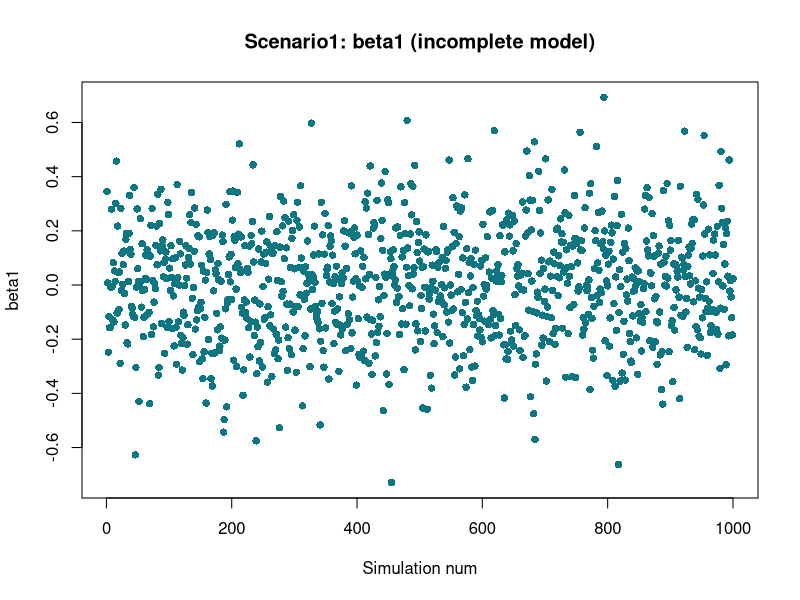
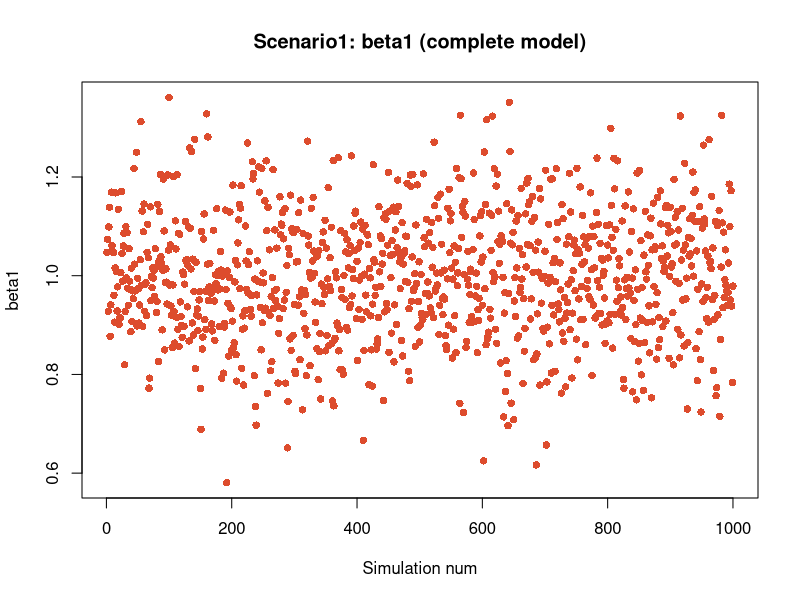
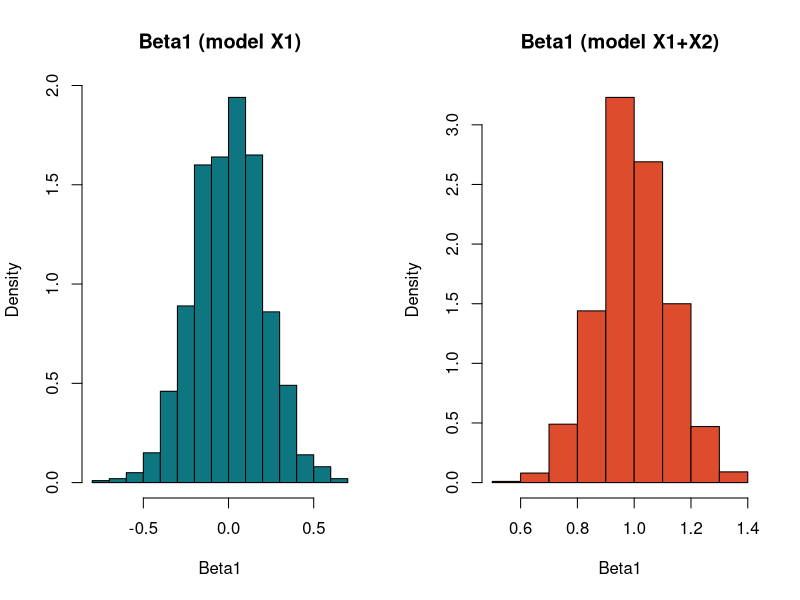
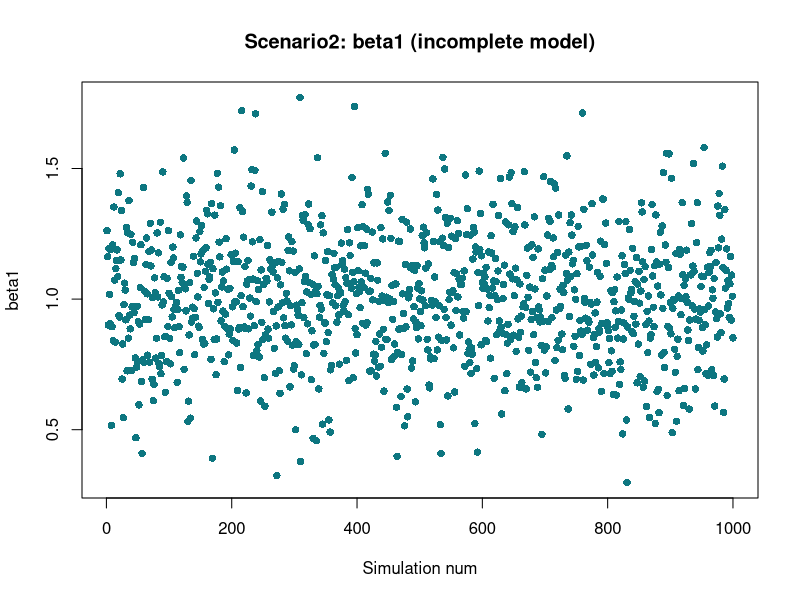
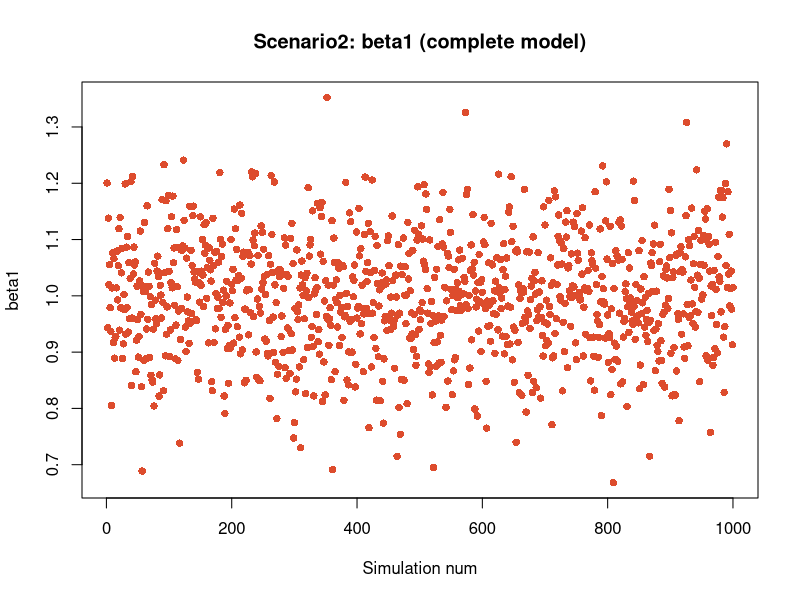
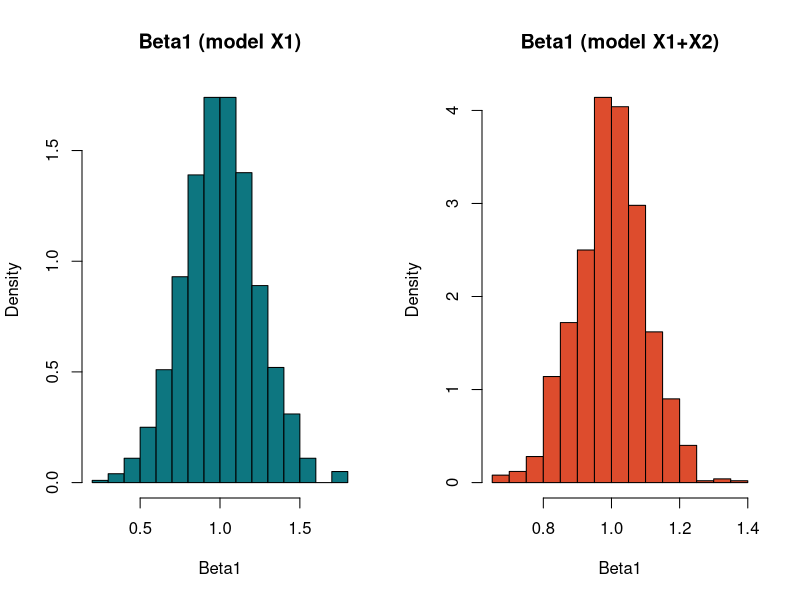

Source code (R) for these figures, in order:
library(MASS)

# Sigma for scenario 1
SCENARIO1_SIGMA <- matrix(c(1,0.5,0.5,1), 2,2);
# Sigma for scenario 2
SCENARIO2_SIGMA <- matrix(c(1,0,0,1),2,2);
# Mean for scenarios
MU_ZEROES <- matrix(c(0,0),2,1)
# Number of samples
n_samples <- 100
# coeffiecents for the linear model y = beta0 + beta1*X1 + beta2*X2 + epsilon
beta0 <- 1
beta1 <- 1
beta2 <- -2
# number of simulation
sim_num <- 1000
# Setting the seed for reproducibility
set.seed(99)

# Data Generating Process function
dgp <- function(n, sigma, beta_0, beta_1, beta_2){
  Z <- mvrnorm(n = n, MU_ZEROES, sigma)
  epsilon <-rnorm(n = n_samples, 0, 1)
  X1 <- Z[,1]
  X2 <- Z[,2]
  y <- beta_0 + beta_1*X1 + beta_2*X2 + epsilon
  return(list(X1 = X1, X2 = X2, y = y))
}

# n_samples = 100 / sim_num = 1000 
betas_scenario1 <- replicate(sim_num, {
  # Data Generating Process
  dgp_res <- dgp(n=n_samples, sigma=SCENARIO1_SIGMA, beta_0=beta0, beta_1=beta1, 
                 beta_2=beta2)
  X1 <- dgp_res$X1
  X2 <- dgp_res$X2
  y <- dgp_res$y
  # Estimating params of a regression linear model
  #   model with only X1
  m0 <- lm(y ~ X1)
  current_beta1_m0 <- summary(m0)$coeff[2,1]
  #   model with both X1 and X2
  m1 <- lm(y ~ X1 + X2)
  current_beta1_m1 <- summary(m1)$coeff[2,1]
  c(current_beta1_m0, current_beta1_m1)
})

# Plotting betas 1 for both models in scenario 1
par(mfrow=c(1,1))
plot(betas_scenario1[1,], pch=16, col="#0D7680", main="Scenario1: beta1 (incomplete model)", xlab = "Simulation num", ylab="beta1")
plot(betas_scenario1[2,], pch=16, col="#DD4C2D", main="Scenario1: beta1 (complete model)", xlab = "Simulation num", ylab="beta1")

# Plotting histograms of betas 1 for both models in scenario 1
par(mfrow=c(1,2))  
hist(betas_scenario1[1,], col="#0D7680", prob=TRUE, main="Beta1 (model X1)", xlab="Beta1")
hist(betas_scenario1[2,], col="#DD4C2D", prob=TRUE, main="Beta1 (model X1+X2)", xlab="Beta1")

betas_scenario2 <- replicate(sim_num, {
  # Data Generating Process
  dgp_res <- dgp(n=n_samples, sigma=SCENARIO2_SIGMA, beta_0=beta0, beta_1=beta1, beta_2=beta2)
  X1 <- dgp_res$X1
  X2 <- dgp_res$X2
  y <- dgp_res$y
  # Estimating params of a regression linear model
  #   model with only X1
  m0 <- lm(y ~ X1)
  current_beta1_m0 <- summary(m0)$coeff[2,1]
  #   model with both X1 and X2
  m1 <- lm(y ~ X1 + X2)
  current_beta1_m1 <- summary(m1)$coeff[2,1]
  c(current_beta1_m0, current_beta1_m1)
})

# Plotting betas 1 for both models in scenario 2
par(mfrow=c(1,1))
plot(betas_scenario2[1,], pch=16, col="#0D7680", main="Scenario2: beta1 (incomplete model)", xlab = "Simulation num", ylab="beta1")
plot(betas_scenario2[2,], pch=16, col="#DD4C2D", main="Scenario2: beta1 (complete model)", xlab = "Simulation num", ylab="beta1")

# Plotting histograms of betas 1 for both models in scenario 2
par(mfrow=c(1,2))  
hist(betas_scenario2[1,], col="#0D7680", prob=TRUE, main="Beta1 (model X1)", xlab="Beta1")
hist(betas_scenario2[2,], col="#DD4C2D", prob=TRUE, main="Beta1 (model X1+X2)", xlab="Beta1")


